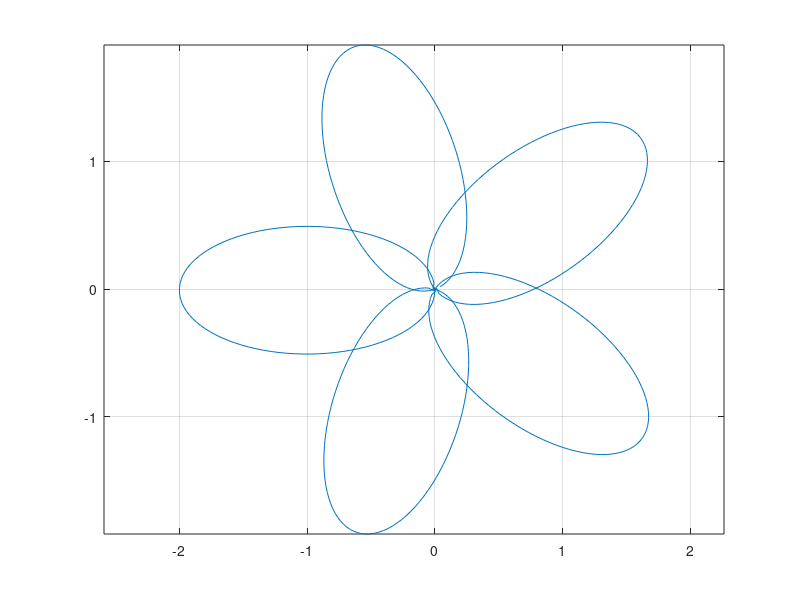

The MATLAB script that drew this image:
% %%%%%%FUNCTION DESCRIPTION
% %This file is designed to test plotting ellipses
% %It is meant for envisioning what an image or path will look like
% %%%%%%%%%%%%%%%%%%%%%%%%%
% 
% %Math from http://stackoverflow.com/questions/29367548/how-to-apply-rotation-to-an-ellipse-defined-by-center-and-axis-lengths
% 
% %parameters
% majorAxis = 2;
% minorAxis = 1;
% centerX = 0;
% centerY = 0;
% circleAxis = .1;
% 
% orientation = -120;
% 
% %setup
% theta = linspace(0,2*pi,1000);
% orientation=orientation*pi/180;
% 
% %Plot a central circle)
% circlex = (circleAxis/2) * sin(theta) + centerX;
% circley = (circleAxis/2) * cos(theta) + centerY;
% 
% %Plot an ellipse
% x = (majorAxis/2) * sin(theta) + centerX;
% y = (minorAxis/2) * cos(theta) + centerY;
% 
% x2 = (x-centerX)*cos(orientation) - (y-centerY)*sin(orientation) + centerX;
% y2 = (x-centerX)*sin(orientation) + (y-centerY)*cos(orientation) + centerY;
% 
% %Push out a bit (the edge should hit the origin; you'll see what I mean)
% for m = 1:numel(x2)
%     xx2(m) = x2(m) + (x2(round(numel(x2)*.75)) *1);
%     yy2(m) = y2(m) + (y2(round(numel(y2)*.75)) *1);
% end
% 
% %Second ellipse
% orientation3 = 15;
% orientation3=orientation3*pi/180;
% 
% x3 = (x-centerX)*cos(orientation3) - (y-centerY)*sin(orientation3) + centerX;
% y3 = (x-centerX)*sin(orientation3) + (y-centerY)*cos(orientation3) + centerY;
% 
% %Push out a bit (the edge should hit the origin; you'll see what I mean)
% for m = 1:numel(x3)
%     xx3(m) = x3(m) + (x3(round(numel(x3)*.75)) *1);
%     yy3(m) = y3(m) + (y3(round(numel(y3)*.75)) *1);
% end
% 
% % For plotting basic ellipses
% % plot(x2,y2,circlex,circley,'--', x3,y3,'g', xx3,yy3,'m', xx2,yy2,'c')
% % axis equal
% % grid


%%%%%%%NEXT
%I'm gonna work on the for-loop point creation

numberOfLoops = 5;
pointsx = [];
pointsy = [];
majorAxis = 2;
minorAxis = 1;
centerX = 0;
centerY = 0;
numberOfFrames = 100;
theta = linspace(0,2*pi,numberOfFrames);
orientation = linspace(0,360-round(360/numberOfLoops),numberOfLoops);
%Note: 0 to 360-(360/numberOfLoops)?


for i = 1:numberOfLoops
    %orientation calculated from above
    loopOri=orientation(i)*pi/180;
    
    %Start with the basic, unrotated ellipse
    initx = (majorAxis/2) * sin(theta) + centerX;
    inity = (minorAxis/2) * cos(theta) + centerY;
    
    %Then rotate it
    x = (initx-centerX)*cos(loopOri) - (inity-centerY)*sin(loopOri) + centerX;
    y = (initx-centerX)*sin(loopOri) + (inity-centerY)*cos(loopOri) + centerY;
    
    %then push it out based on the rotation
    for m = 1:numel(x)
        x2(m) = x(m) + (x(round(numel(x)*.75)) *1);
        y2(m) = y(m) + (y(round(numel(y)*.75)) *1);
    end
    
    %It doesn't start from the right part of the ellipse, so I'm gonna
    %shuffle it around so it does. (this is important I promise)    
    start = round(numberOfFrames/4);
    x3 = [x2(start:numberOfFrames) x2(1:start-1)];
    y3 = [y2(start:numberOfFrames) y2(1:start-1)];

    pointsx = [pointsx x3];
    pointsy = [pointsy y3];
    disp(numel(pointsx))
end

n = numel(pointsx);

plot(pointsx, pointsy)
axis equal
grid